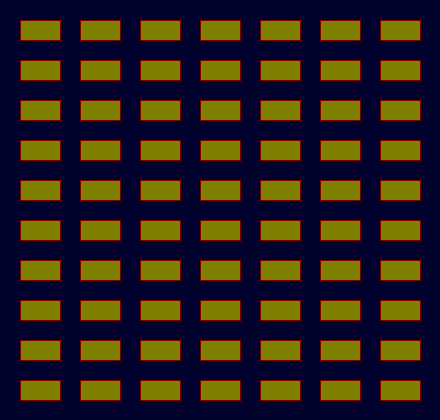
Frame 1 (no input)
Frame 60 (the mouse pressed at the canvas centre just before this capture): identical to frame 1, image omitted
Frame 120 (the mouse held since frame 60 and released just before this capture): identical to frame 1, image omitted

The Processing sketch that drew this single still picture (run headless with seeded random() and noise(); from frame 60 on, the mouse is pressed at the canvas centre):

// Processing sketch: ejercicio_20
// ── ejercicio_20.pde

 PVector coordenadas;
int rectaltura,rectancho,rectdistancia;

void setup(){
   size(440,420);
   rectdistancia = 20;
   rectancho= 40;
   rectaltura= 20;
   coordenadas= new PVector(rectdistancia,rectdistancia);
}

void draw(){
  background(300);
  fill(#808000);
  stroke(#800000);
  dibujarRec();
}

void dibujarRec(){
  for(float x=coordenadas.x;x<width;x+=(rectancho+rectdistancia)){
    for(float y=coordenadas.y;y<height;y+=(rectaltura+rectdistancia)){
      rect(x,y,rectancho,rectaltura);
    }
  }
}
 
